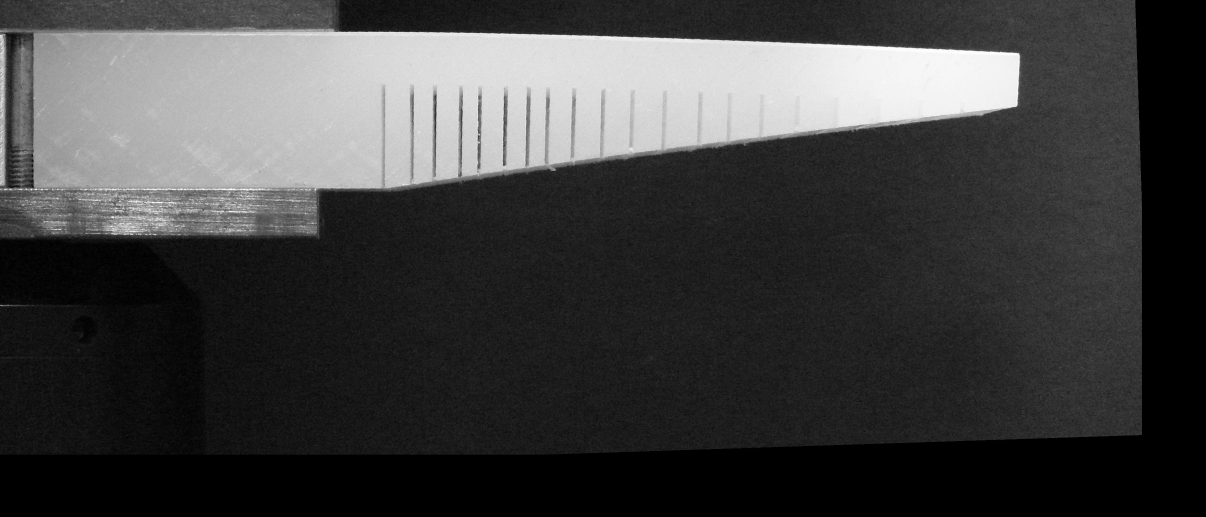
#> input picture Data/Corrections/C0.JPG, 3617 x 1550 px, found by its file name (shown at 1/3 size); its folder holds only this picture in this run
$ python analysis3.py
#> lines starting #> are read from the running program, lines starting #| are printed output that depends on the picture
import numpy as np
import matplotlib.pyplot as plt
from PIL import Image
from matplotlib import pyplot as plt
import matplotlib
import cv2
from numpy import asarray
import os
import csv


rnd = 0
file = sorted(os.listdir("Images\\Corrections"))

while rnd < len(file):
    w1 = []
    h1 = []
    w2 = []
    h2 = []
    wc = []
    hc = []
    t = 0
    flag = 0

    pic = Image.open("Images\\Corrections\\C" + str(rnd) + ".JPG")
#> pic is the input picture: PIL image 3617x1550 RGB; min 0, max 255, mean 64.2

    width, height = pic.size
#> width = 3617; height = 1550

    while flag == 0:

        for x in range(1100, width, 1): #The order of these for loops
            for y in range(35, height, 1): #Makes it so that it scans top to bottom and shifts right onece after.
                r, g, b = pic.getpixel((x, y))
                if r in range(170, 245): #and g in range(210, 245) and b in range(210, 245):

                    r, g, b = pic.getpixel((x, y - 5))
                    if r in range(10,100):
                        w1.append(x)
                        h1.append(y)
                        flag = 1
                        break

        for x in range(1100, width, 1): #The order of these for loops
            for y in range(height - 6, 253, -1): #Makes it so that it scans top to bottom and shifts right onece after.

                r, g, b = pic.getpixel((x, y))
                if r in range(190, 245): #and g in range(210, 245) and b in range(210, 245):

                    r, g, b = pic.getpixel((x, y + 5))
                    if r in range(10,185):

                        r, g, b = pic.getpixel((x, y - 5))
                        if r in range(190, 245):
                            w2.append(x)
                            h2.append(y)
                            flag = 1
                            break
#> after the loop, flag = 1; h1 = 1958 values, max 161 at index 1957, min 95 at index 5, mean 120.6; h2 = 1942 values, max 564 at index 9, min 255 at index 49, mean 430; w1 = 1958 values from 1100 to 3057; w2 = 1942 values from 1100 to 3054


    plt.plot(w1, h1)
    plt.gca().invert_yaxis()
    #plt.show()

    plt.plot(w2, h2)
    plt.gca().invert_yaxis()
    #plt.show()

    G2 = Image.open("Images\\Corrections\\C" + str(rnd) + ".JPG")
    G2P = asarray(G2)

    x = 0

    wc = w1 + w2
#> wc = 3900 values, max 3057 at index 1957, min 1100 at index 0, mean 2079
    hc = h1 + h2
#> hc = 3900 values, max 564 at index 1967, min 95 at index 5, mean 274.6
    #print(wc)


    while x < len(wc):
            G2P = cv2.circle(G2P, (wc[x], hc[x]), radius=1, color=(0, 0, 255), thickness=-1)
            x = x + 1
#> after the loop, x = 3900

    cv2.imwrite("Images\\Analyzed\\F"+ str(rnd) + ".JPG", G2P)

    wz = []
    hz = []
    ptcm = 121.5789
    for i in range(0,len(w1)):

        wz.append((w1[i] - w1[0])/ptcm)
        hz.append((h1[i] - h1[0])/ptcm)
#> after the loop, hz = 1958 values, max 0.535 at index 1957, min -0.00823 at index 5, mean 0.202; wz = 1958 values from 0 to 16.1

    z = np.polyfit(w1, h1, 5) # Invert every point's sign to flip curve.
#> z = [2.03e-15, -1.83e-11, 5.97e-08, -7.16e-05, 0.0286, 94.77]
    zz = np.polyfit(w2, h2, 5)
#> zz = [-3.91e-15, 5.22e-11, -2.71e-07, 0.000679, -0.923, 1029.2]

    label = ["x1(2)", "y1(4)", "x2(6)", "y2(8)", "polycurve(10)"]
    BP = [w1, h1, w2, h2, z, zz]

    with open('Images\\Analyzed\\BP' + str(rnd) + ".csv", 'w') as f:

        # using csv.writer method from CSV package
        write = csv.writer(f)
        write.writerow(label)
        write.writerows(BP)

    print(z)
#| [ 2.02817871e-15 -1.83228129e-11  5.96979523e-08 -7.16386455e-05
#|   2.86448481e-02  9.47729592e+01]
    print(zz)
#| [-3.90685506e-15  5.21544536e-11 -2.71250192e-07  6.79267924e-04
#|  -9.22999558e-01  1.02922907e+03]
    print(rnd)
    rnd = rnd + 1
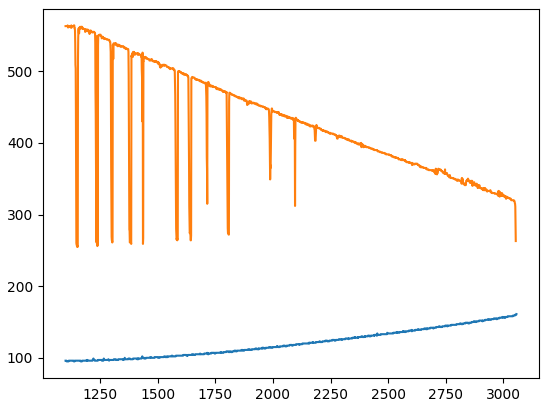
#> figure drawn by matplotlib, 1 panel; curve peaks at x = 3057, y = 161; curve peaks at x = 1109, y = 564
